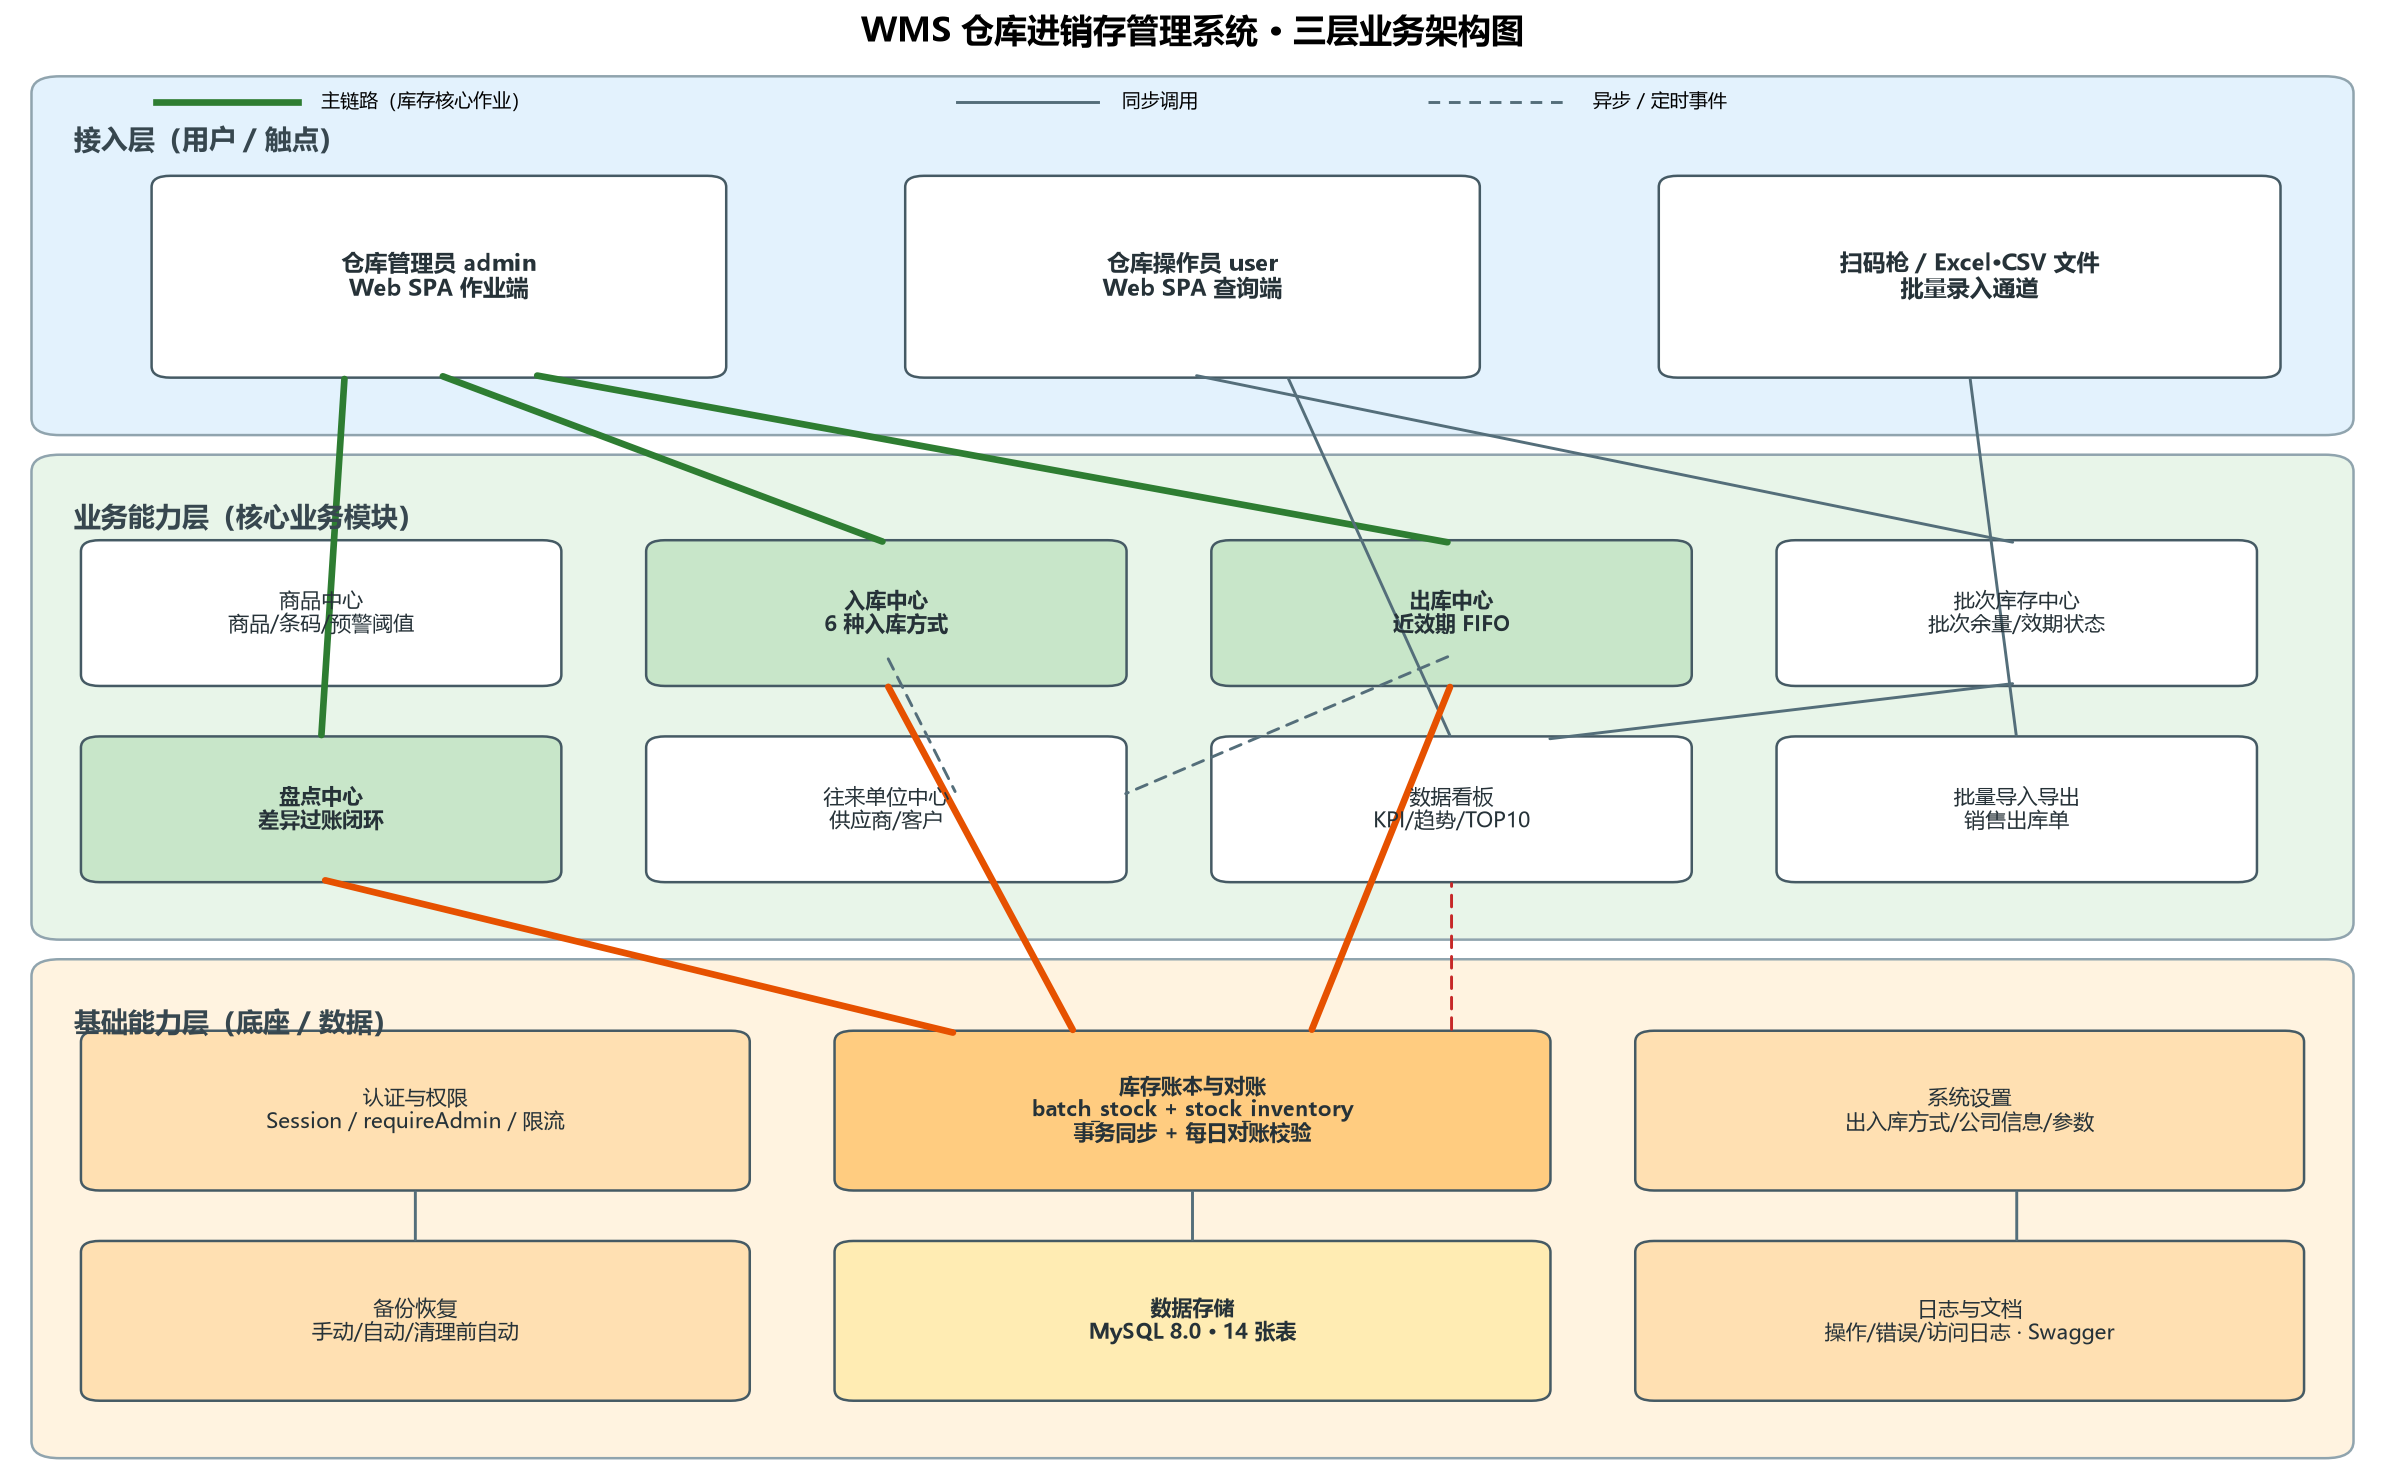

Here is the Python script that generated this plot:
# -*- coding: utf-8 -*-
"""WMS 三层业务架构图（接入层 → 业务能力层 → 基础能力层）
输出: business-architecture.png / business-architecture.svg
"""
import os
import matplotlib
matplotlib.use("Agg")
import matplotlib.pyplot as plt
from matplotlib.patches import FancyBboxPatch, FancyArrowPatch

plt.rcParams["font.sans-serif"] = ["Microsoft YaHei", "SimHei", "DejaVu Sans"]
plt.rcParams["axes.unicode_minus"] = False

output_dir = os.path.dirname(os.path.abspath(__file__))

fig, ax = plt.subplots(figsize=(16, 10))
ax.set_xlim(0, 100)
ax.set_ylim(0, 100)
ax.axis("off")

LAYER_COLORS = {"access": "#E3F2FD", "biz": "#E8F5E9", "base": "#FFF3E0"}
BOX_EDGE = "#455A64"

def band(y, h, color, label):
    ax.add_patch(FancyBboxPatch((1, y), 98, h, boxstyle="round,pad=0.3,rounding_size=1.2",
                                facecolor=color, edgecolor="#90A4AE", linewidth=1.2))
    ax.text(2.5, y + h - 3.2, label, fontsize=13, fontweight="bold", color="#37474F", va="top")

def box(x, y, w, h, text, fc="white", fontsize=10, bold=False):
    ax.add_patch(FancyBboxPatch((x, y), w, h, boxstyle="round,pad=0.2,rounding_size=0.8",
                                facecolor=fc, edgecolor=BOX_EDGE, linewidth=1.2))
    ax.text(x + w / 2, y + h / 2, text, fontsize=fontsize, ha="center", va="center",
            fontweight="bold" if bold else "normal", color="#263238")

def arrow(x1, y1, x2, y2, style="-", lw=1.4, color="#546E7A", ls="solid"):
    ax.add_patch(FancyArrowPatch((x1, y1), (x2, y2), arrowstyle=style, mutation_scale=14,
                                 linewidth=lw, color=color, linestyle=ls,
                                 shrinkA=2, shrinkB=2))

# ---------- 三层背景 ----------
band(74, 25, LAYER_COLORS["access"], "接入层（用户 / 触点）")
band(38, 34, LAYER_COLORS["biz"], "业务能力层（核心业务模块）")
band(1, 35, LAYER_COLORS["base"], "基础能力层（底座 / 数据）")

# ---------- 接入层 ----------
box(6, 78, 24, 14, "仓库管理员 admin\nWeb SPA 作业端", fontsize=11, bold=True)
box(38, 78, 24, 14, "仓库操作员 user\nWeb SPA 查询端", fontsize=11, bold=True)
box(70, 78, 26, 14, "扫码枪 / Excel·CSV 文件\n批量录入通道", fontsize=11, bold=True)

# ---------- 业务能力层（两行） ----------
row1, row2 = 56, 42
w, h = 20, 10
box(3, row1, w, h, "商品中心\n商品/条码/预警阈值")
box(27, row1, w, h, "入库中心\n6 种入库方式", fc="#C8E6C9", bold=True)
box(51, row1, w, h, "出库中心\n近效期 FIFO", fc="#C8E6C9", bold=True)
box(75, row1, w, h, "批次库存中心\n批次余量/效期状态")
box(3, row2, w, h, "盘点中心\n差异过账闭环", fc="#C8E6C9", bold=True)
box(27, row2, w, h, "往来单位中心\n供应商/客户")
box(51, row2, w, h, "数据看板\nKPI/趋势/TOP10")
box(75, row2, w, h, "批量导入导出\n销售出库单")

# ---------- 基础能力层 ----------
brow1, brow2 = 20, 5
box(3, brow1, 28, 11, "认证与权限\nSession / requireAdmin / 限流", fc="#FFE0B2")
box(35, brow1, 30, 11, "库存账本与对账\nbatch_stock + stock_inventory\n事务同步 + 每日对账校验", fc="#FFCC80", bold=True)
box(69, brow1, 28, 11, "系统设置\n出入库方式/公司信息/参数", fc="#FFE0B2")
box(3, brow2, 28, 11, "备份恢复\n手动/自动/清理前自动", fc="#FFE0B2")
box(35, brow2, 30, 11, "数据存储\nMySQL 8.0 · 14 张表", fc="#FFECB3", bold=True)
box(69, brow2, 28, 11, "日志与文档\n操作/错误/访问日志 · Swagger", fc="#FFE0B2")

# ---------- 连接（粗线 = 主链路，虚线 = 异步/定时） ----------
# 接入层 → 业务能力层
arrow(18, 78, 37, row1 + h, lw=3.2, color="#2E7D32")          # admin → 入库（主链路）
arrow(22, 78, 61, row1 + h, lw=3.2, color="#2E7D32")          # admin → 出库（主链路）
arrow(14, 78, 13, row2 + h, lw=3.2, color="#2E7D32")          # admin → 盘点（主链路）
arrow(50, 78, 85, row1 + h)                                    # user → 批次库存
arrow(54, 78, 61, row2 + h)                                    # user → 看板
arrow(83, 78, 85, row2 + h)                                    # 批量通道 → 导入导出

# 业务能力层 → 基础能力层（主链路：库存写）
arrow(37, row1, 45, brow1 + 11, lw=3.2, color="#E65100")       # 入库 → 账本
arrow(61, row1, 55, brow1 + 11, lw=3.2, color="#E65100")       # 出库 → 账本
arrow(13, row2, 40, brow1 + 11, lw=3.2, color="#E65100")       # 盘点 → 账本
arrow(37, row1 + 2, 40, row2 + 6, ls=(0, (4, 3)))              # 入库 -.同步.-> 往来单位
arrow(61, row1 + 2, 47, row2 + 6, ls=(0, (4, 3)))              # 出库 -.同步.-> 往来单位
arrow(85, row1, 65, row2 + h)                                  # 批次库存 → 看板
arrow(61, brow1 + 11, 61, row2, ls=(0, (4, 3)), color="#C62828")  # 账本 -.对账告警.-> 看板
arrow(50, brow1, 50, brow2 + 11)                               # 账本 → 数据存储
arrow(17, brow1, 17, brow2 + 11)                               # 认证 → 存储
arrow(85, brow1, 85, brow2 + 11)                               # 设置 → 日志

# 图例
ax.plot([6, 12], [97.5, 97.5], color="#2E7D32", lw=3.2)
ax.text(13, 97.5, "主链路（库存核心作业）", fontsize=9, va="center")
ax.plot([40, 46], [97.5, 97.5], color="#546E7A", lw=1.4)
ax.text(47, 97.5, "同步调用", fontsize=9, va="center")
ax.plot([60, 66], [97.5, 97.5], color="#546E7A", lw=1.4, linestyle=(0, (4, 3)))
ax.text(67, 97.5, "异步 / 定时事件", fontsize=9, va="center")

ax.set_title("WMS 仓库进销存管理系统 · 三层业务架构图", fontsize=16, fontweight="bold", pad=12)
plt.tight_layout()
plt.savefig(os.path.join(output_dir, "business-architecture.png"), dpi=150, bbox_inches="tight", facecolor="white")
plt.savefig(os.path.join(output_dir, "business-architecture.svg"), bbox_inches="tight", facecolor="white")
plt.close()
print("OK:", os.path.join(output_dir, "business-architecture.png"))
